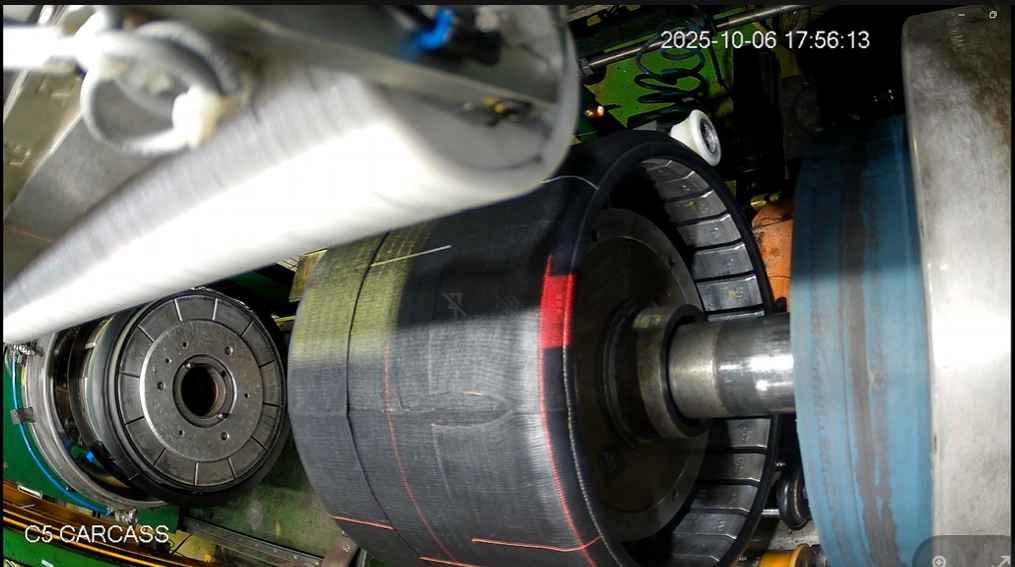
#> input picture data/raw/Screenshot 2026-01-27 014409.png, 1015 x 567 px
$ python rubber_segmentation.py
#> lines starting #> are read from the running program, lines starting #| are printed output that depends on the picture; after the words box and inside, x2 and y2 are one past the last pixel; in counts of white or black regions, pixels touching at a corner belong together
import cv2
import numpy as np

IMAGE_PATH = "data/raw/Screenshot 2026-01-27 014409.png"

# -----------------------
# Load image
# -----------------------
image = cv2.imread(IMAGE_PATH)
#> image is the input picture: shape (567, 1015, 3); mean B, G, R 96.3, 101.1, 98.4
if image is None:
    print("Image not loaded")
    exit()

cv2.imshow("1 - Original Image", image)
cv2.waitKey(0)
cv2.destroyAllWindows()

# -----------------------
# Convert to HSV
# -----------------------
hsv = cv2.cvtColor(image, cv2.COLOR_BGR2HSV)
#> hsv: shape (567, 1015, 3); mean H, S, V 55.1, 53.6, 105.5
h, s, v = cv2.split(hsv)
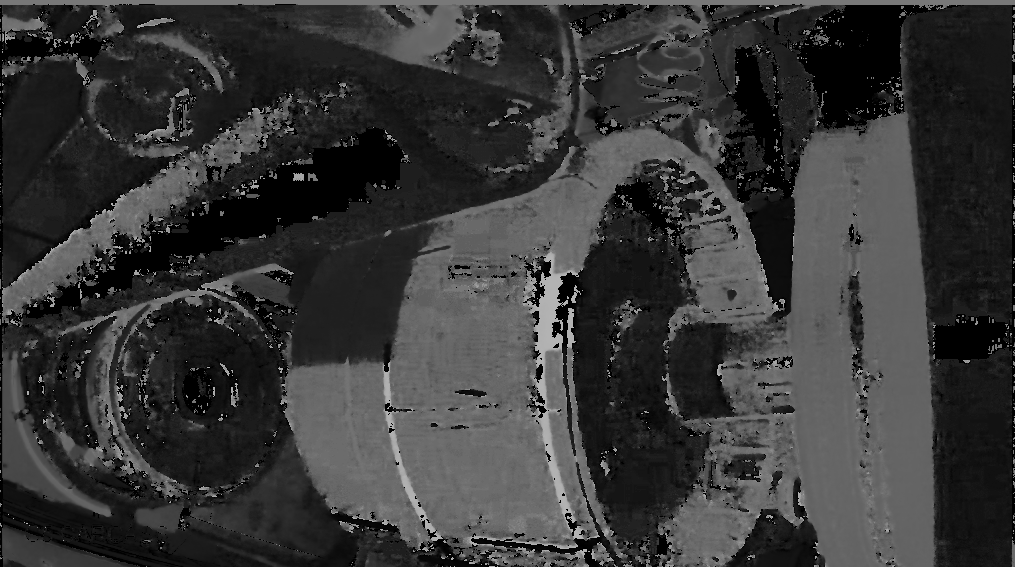
#> h: shape (567, 1015); min 0, max 179, mean 55.1
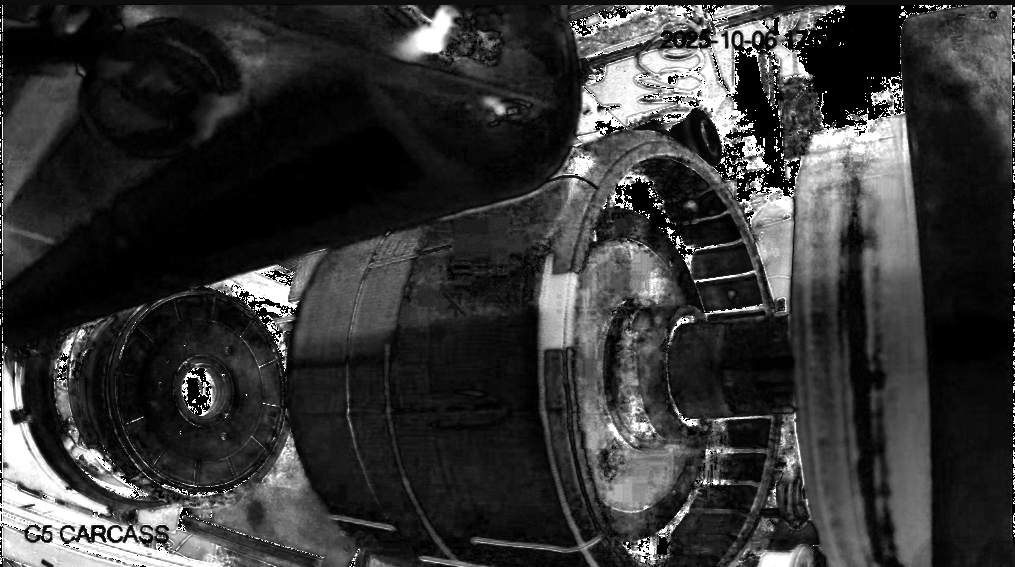
#> s: shape (567, 1015); min 0, max 255, mean 53.6
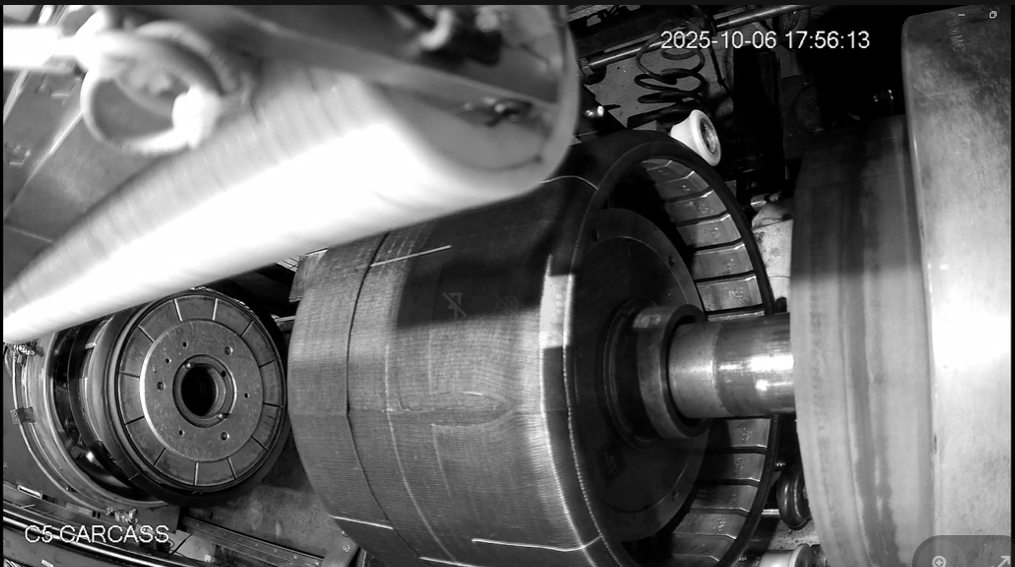
#> v: shape (567, 1015); min 0, max 255, mean 105.5

cv2.imshow("2 - Saturation Channel", s)
cv2.waitKey(0)
cv2.destroyAllWindows()

cv2.imshow("3 - Value Channel", v)
cv2.waitKey(0)
cv2.destroyAllWindows()

# -----------------------
# Rubber characteristics:
# low saturation + medium/low brightness
# -----------------------
_, sat_mask = cv2.threshold(s, 90, 255, cv2.THRESH_BINARY_INV)
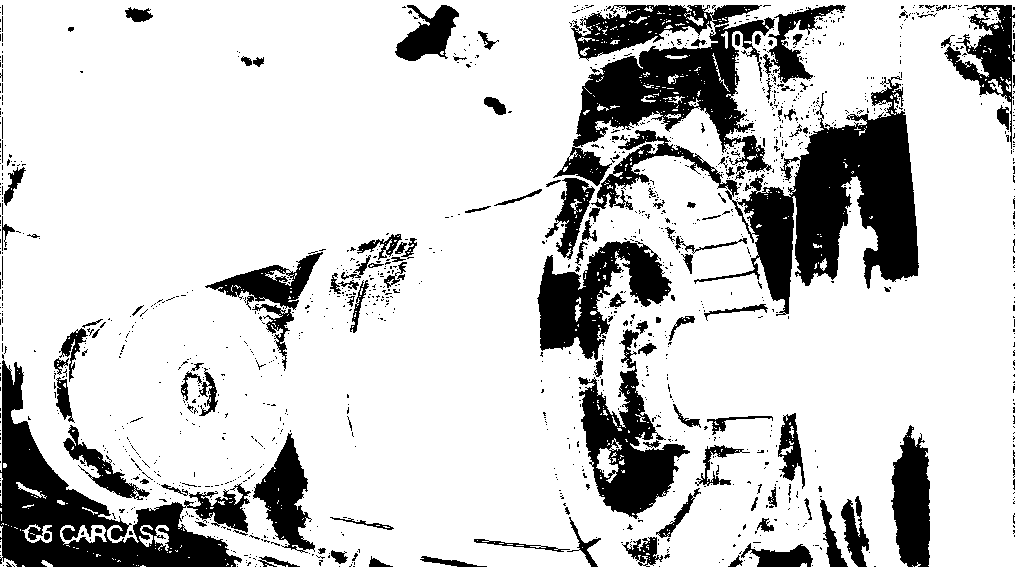
#> sat_mask: shape (567, 1015); 80.4% white; 1359 black regions (1231 under 20 px), largest, box (x1, y1, x2, y2) and area: (591, 76, 919, 316) 22962, (553, 5, 775, 186) 17283, (0, 360, 251, 567) 16886
_, val_mask = cv2.threshold(v, 180, 255, cv2.THRESH_BINARY_INV)
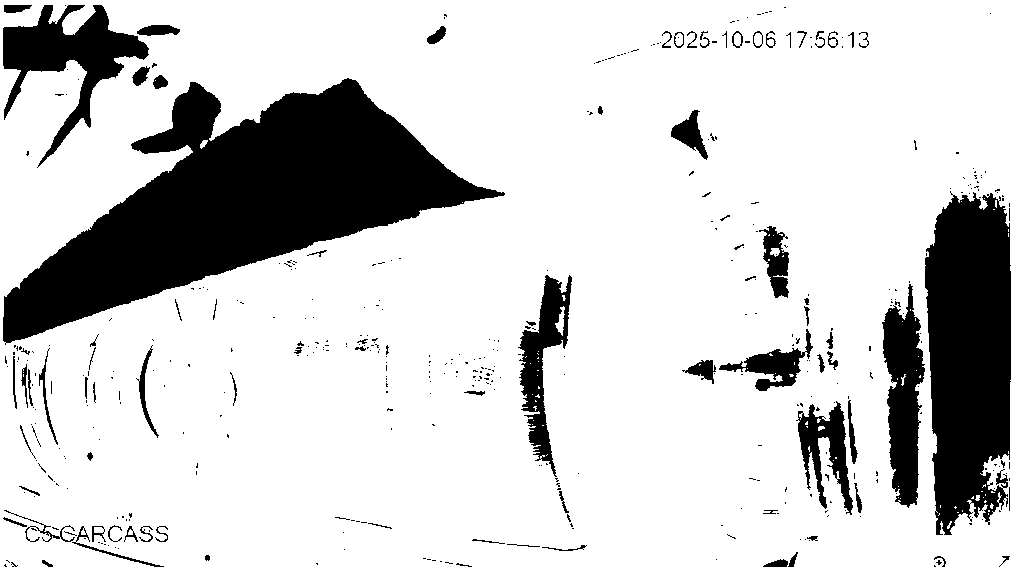
#> val_mask: shape (567, 1015); 81% white; 450 black regions (364 under 20 px), largest, box (x1, y1, x2, y2) and area: (3, 78, 505, 345) 53938, (925, 191, 1011, 535) 23883, (3, 5, 149, 168) 7754

rubber_mask = cv2.bitwise_and(sat_mask, val_mask)
#> rubber_mask: shape (567, 1015); 62.4% white; 1626 black regions (1463 under 20 px), largest, box (x1, y1, x2, y2) and area: (2, 78, 505, 345) 53957, (925, 191, 1011, 535) 23883, (591, 76, 919, 316) 22973

cv2.imshow("4 - Initial Rubber Mask", rubber_mask)
cv2.waitKey(0)
cv2.destroyAllWindows()

# -----------------------
# Clean mask
# -----------------------
kernel = np.ones((7, 7), np.uint8)
rubber_mask = cv2.morphologyEx(rubber_mask, cv2.MORPH_CLOSE, kernel)
#> rubber_mask: shape (567, 1015); 70.1% white; 97 black regions, largest, box (x1, y1, x2, y2) and area: (2, 79, 496, 342) 53804, (925, 198, 1011, 523) 22526, (795, 114, 918, 283) 14699
rubber_mask = cv2.morphologyEx(rubber_mask, cv2.MORPH_OPEN, kernel)
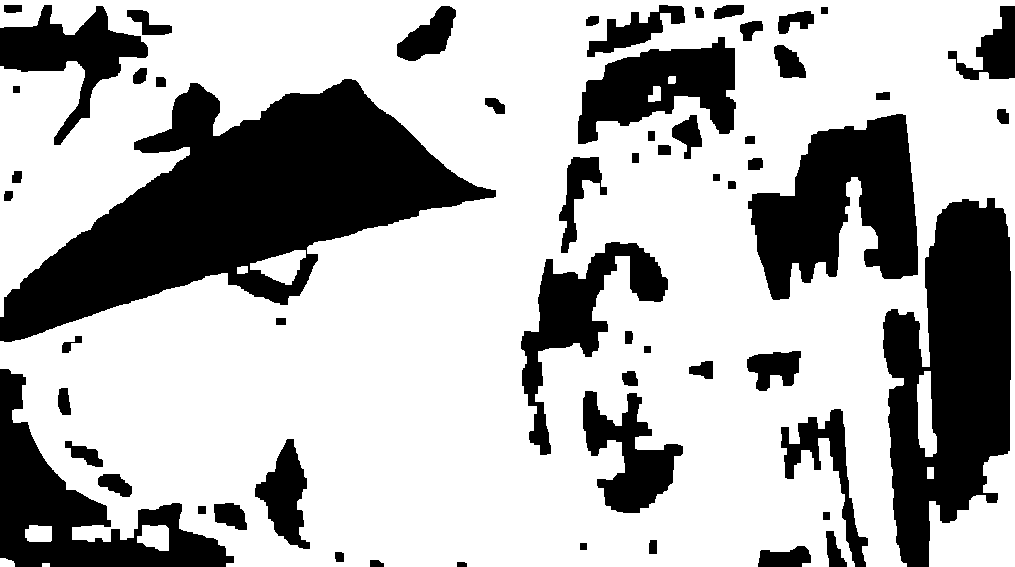
#> rubber_mask: shape (567, 1015); 69.2% white; 59 black regions, largest, box (x1, y1, x2, y2) and area: (0, 79, 496, 342) 55860, (883, 198, 1011, 567) 31056, (748, 114, 918, 300) 18623

cv2.imshow("5 - Cleaned Rubber Mask", rubber_mask)
cv2.waitKey(0)
cv2.destroyAllWindows()

# -----------------------
# Apply mask to original image
# -----------------------
rubber_only = cv2.bitwise_and(image, image, mask=rubber_mask)
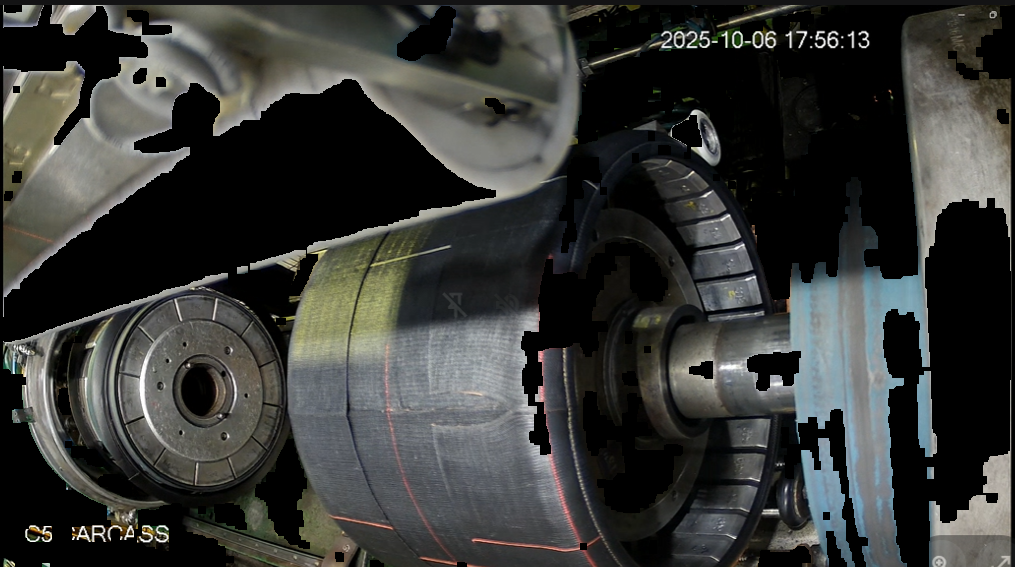
#> rubber_only: shape (567, 1015, 3); mean B, G, R 54.3, 56.7, 55.6

cv2.imshow("6 - Rubber Surface Only", rubber_only)
cv2.waitKey(0)
cv2.destroyAllWindows()

print("Rubber segmentation completed.")

$ run again, with data/raw/Screenshot 2026-01-27 014426.png copied over data/raw/Screenshot 2026-01-27 014409.png
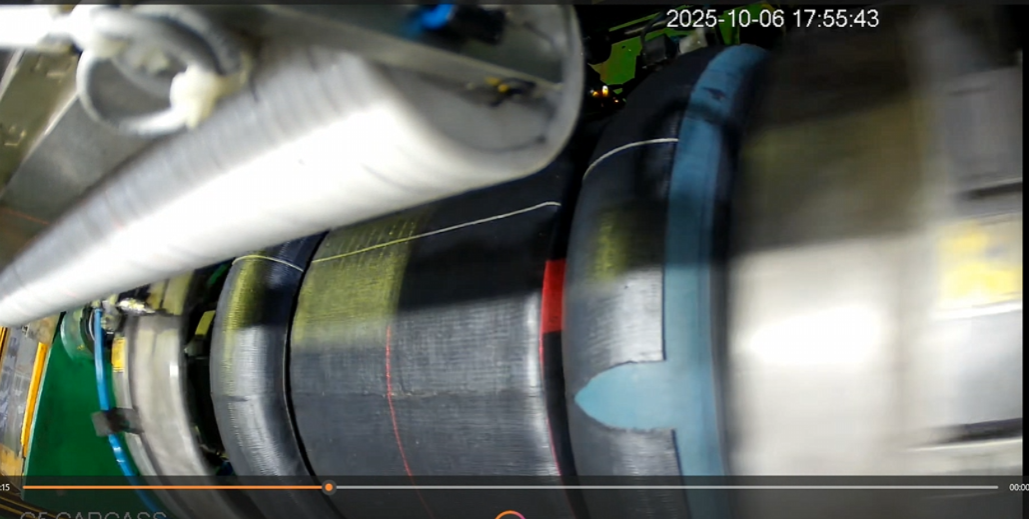
#> input picture data/raw/Screenshot 2026-01-27 014426.png, 1029 x 519 px
#> image is the input picture: shape (519, 1029, 3); mean B, G, R 109.2, 114.2, 109.5
#> hsv: shape (519, 1029, 3); mean H, S, V 59.9, 47.4, 117.8
#> `_, sat_mask = cv2.threshold(s, 90, 255, cv2.THRESH_BINARY_INV)`:
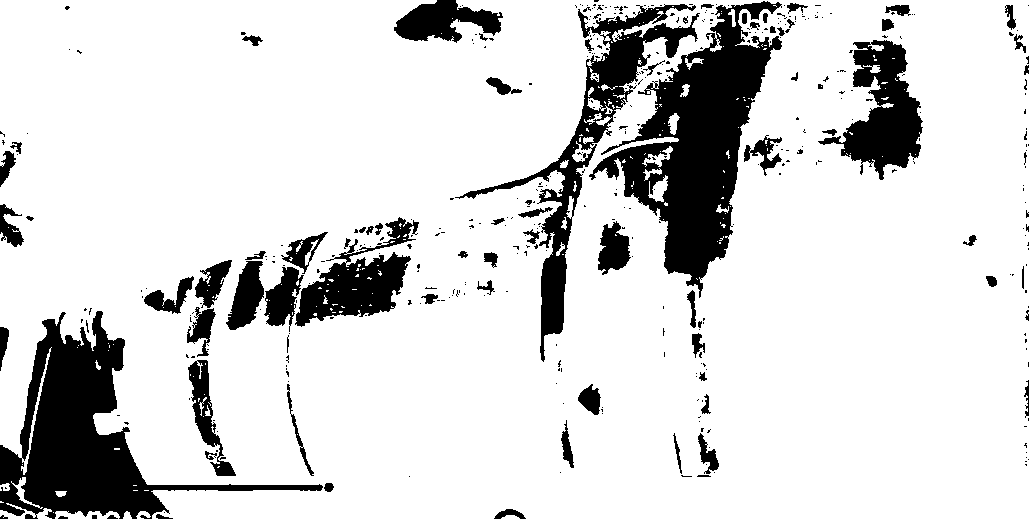
#> sat_mask: shape (519, 1029); 84.5% white; 430 black regions (348 under 20 px), largest, box (x1, y1, x2, y2) and area: (589, 1, 782, 298) 21046, (0, 311, 323, 519) 19648, (455, 4, 700, 362) 10387
#> val_mask: shape (519, 1029); 74.2% white; 158 black regions (104 under 20 px), largest, box (x1, y1, x2, y2) and area: (734, 220, 1022, 475) 59978, (0, 63, 485, 335) 47864, (581, 279, 701, 432) 9725
#> `rubber_only = cv2.bitwise_and(image, image, mask=rubber_mask)`:
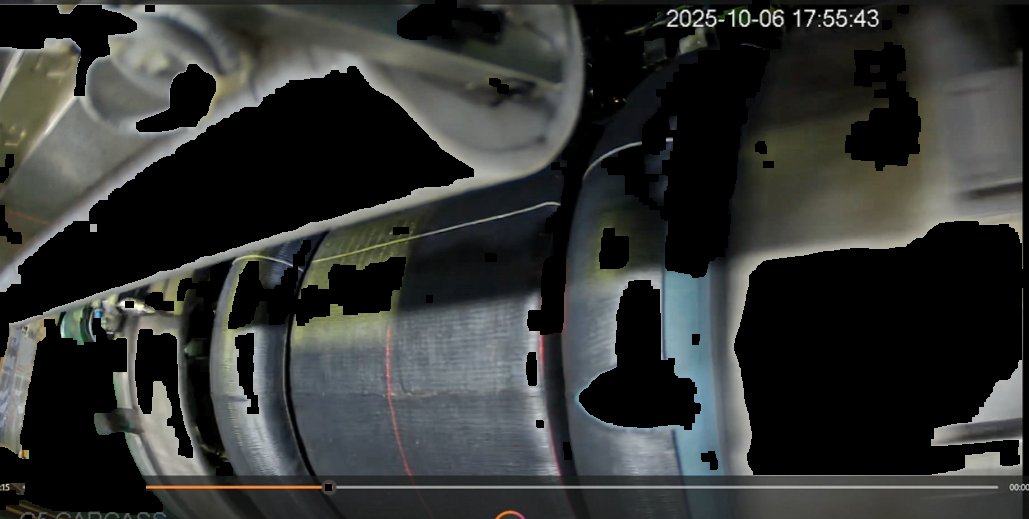
#> rubber_only: shape (519, 1029, 3); mean B, G, R 50.7, 52.5, 50.5
